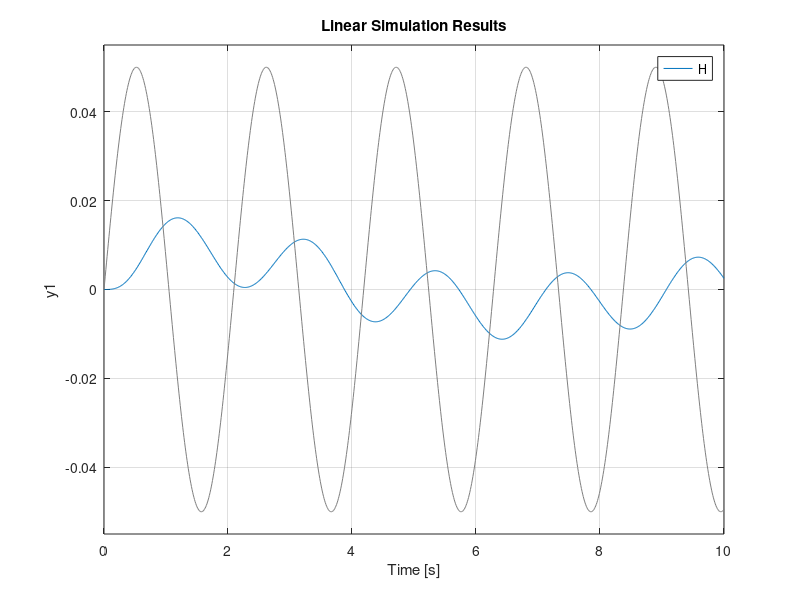
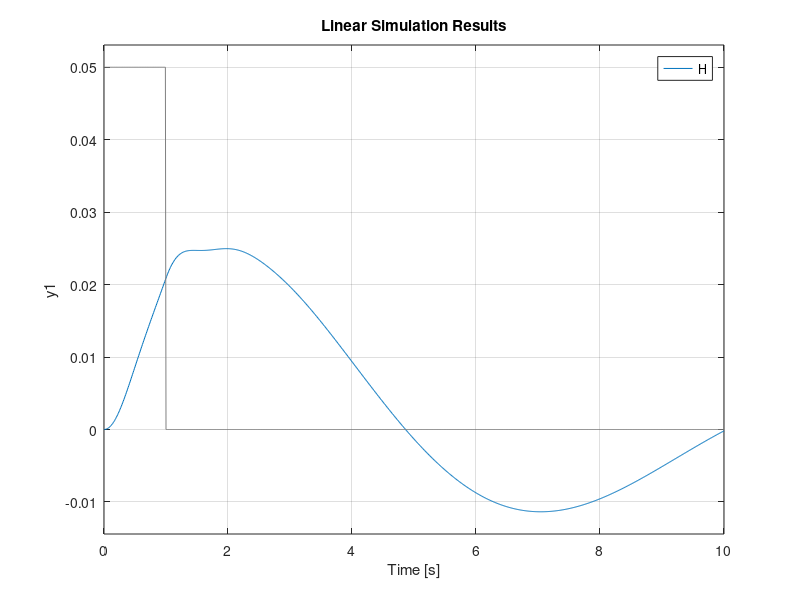
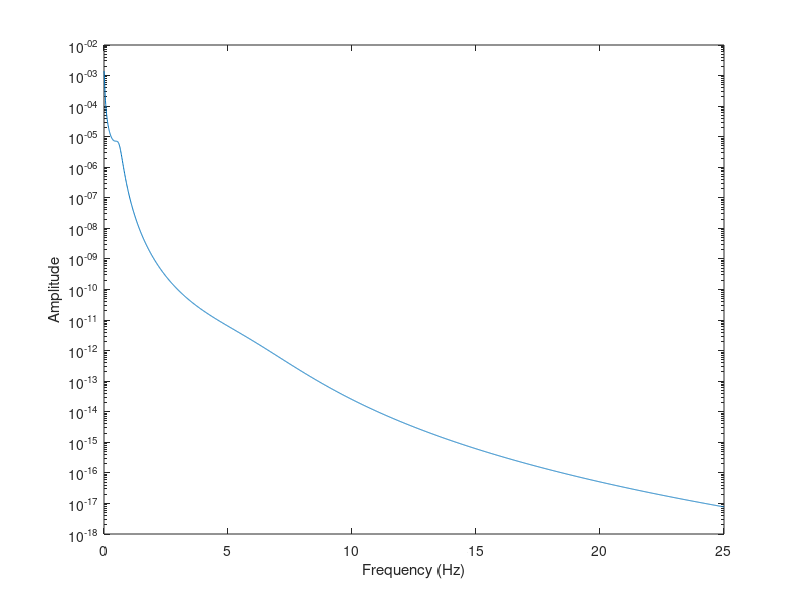

Recreate these plots in MATLAB, in order.
%% task 6

clear all

c_s = 0.05;
m_s = 0.16;
k_s = 0.0632;
c_p = 0.8;
m_p = 0.16;
k_p = 6.32;

% A = [0 1 0 0; -k_s/m_s -c_s/m_s k_s/m_s c_s/m_s; 0 0 0 1; k_s/m_p c_s/m_p -(k_s+k_p)/m_p -(c_s+c_p)/m_p];
% B = [0 0; 0 0; 0 0; c_p/m_p k_p/m_p];
% C = [1 0 0 0];
% D = 0;
% 

% % sys = ss(A,B,C,D);
% 
% s = tf('s');
% H = tf(-kp-cp*s,ks+cs*s+((ks+cs*s+ms*s^2)/(ks+cs*s))*(-ks-cs*s-kp-cp*s-mp*s^2));
% % H = tf(cs*cp*s^2+kp*cs*s+cp*ks*s+ks*kp,(ms*s^2+cs*s+ks)*(mp*s^2+cp*s+kp));
% 
% 
% pole(H)
% 
% bode(H)
% A = [0 1 0 0;-k_s/m_s 0 k_s/m_s 0;0 0 0 1;k_s/m_p 0 (k_s+k_p)/m_p -c_p/m_p];
% B = [0 0 0;-1/m_s 0 0;0 0 0;1/m_p k_p/m_p c_p/m_p];
% C = [1 0 0 0];
% D = [0 0 0;0 0 0;0 0 0;0 0 0];
% 
% % sys = ss(A,B,C,D);

s = tf('s');
H = (-k_p-c_p*s)/(k_s+c_s*s+((k_s+c_s*s+m_s*s^2)/(k_s+c_s*s))*(-k_s-c_s*s-k_p-c_p*s-m_p*s^2));
% H = tf(cs*cp*s^2+kp*cs*s+cp*ks*s+ks*kp,(ms*s^2+cs*s+ks)*(mp*s^2+cp*s+kp));


% pole(H)

% figure(1)
% bode(H)

% 
% step(H)

%% sine excitation
t = 0:0.01:10;
excitation_sin = 0.05*sin(3*t);

figure(1)
lsim(H,excitation_sin,t) % sine excitation
hold on;

%% Impulse
stepinput = 0.05*ones([1 length(t)]);
for i = 101:length(t)
   stepinput(i) = 0; 
end

figure(2)
lsim(H,stepinput,t) % impulse excitation
hold on;

%% PSD
w = 0:0.01:25;
PSD = (4.028e-7)./((2.88e-4)+(0.68*w.^2)+w.^4);
Hfreqdomain = freqresp(H,w);
H = abs(Hfreqdomain(:))';
PSD = H.^2.*PSD;

figure(3)
semilogy(w,PSD);
hold on;
xlabel('Frequency (Hz)')
ylabel('Amplitude')

